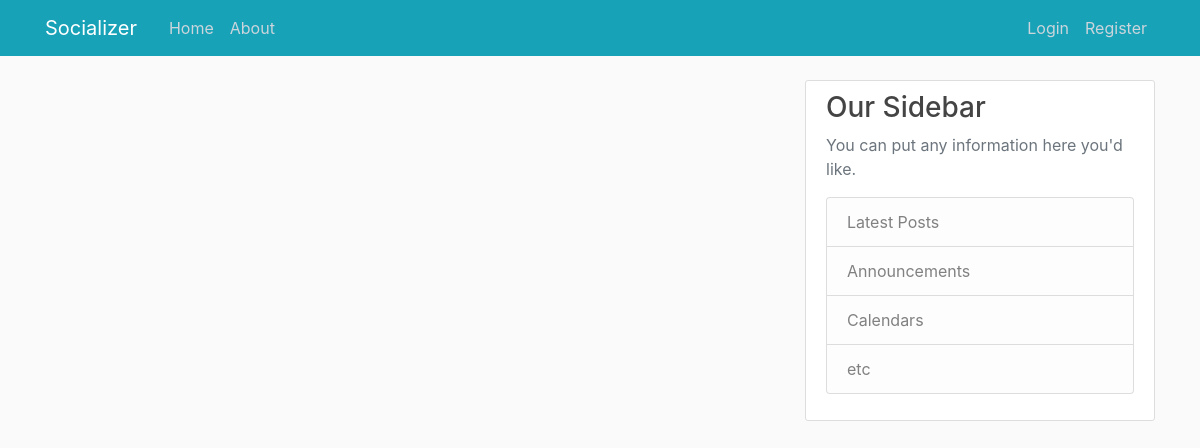
The app's page /, older data.
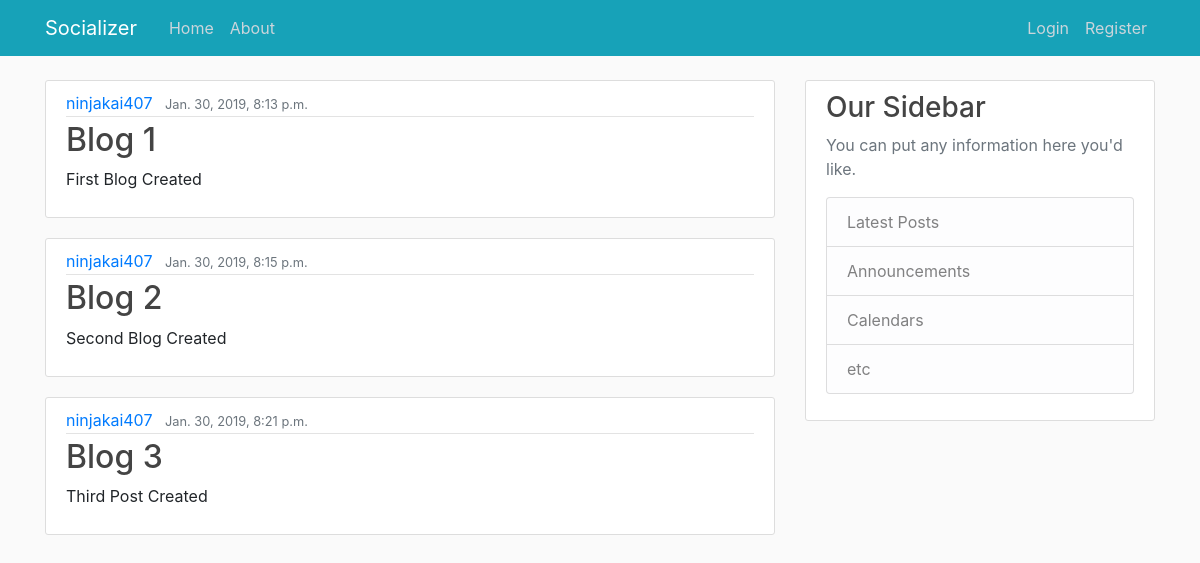
The same page, newer data.
### blog/models.py (models this page shows)
class Post(models.Model):
    title = models.CharField(max_length=100)
    content = models.TextField()
    date_posted = models.DateTimeField(default = timezone.now)
    author = models.ForeignKey(User, on_delete=models.CASCADE)

### blog/views.py (the view)
# urls.py: path('', views.home, name='blog-home'),
def home(request):
    context = {
        'posts': Post.objects.all()
    }
    return render(request, 'blog/home.html',context)

### blog/templates/blog/home.html
{% extends 'blog/base.html' %}
{% block content %}
    {% for post in posts %}
    <article class="media content-section">
      <div class="media-body">
        <div class="article-metadata">
          <a class="mr-2" href="#">{{ post.author }}</a>
          <small class="text-muted">{{ post.date_posted }}</small>
        </div>
        <h2><a class="article-title" href="#">{{ post.title }}</a></h2>
        <p class="article-content">{{ post.content }}</p>
      </div>
    </article>
    {% endfor %}
{%endblock content%}

### blog/templates/blog/base.html (shortened to what this page needs)
{% load static %}
<!DOCTYPE html>
<html lang="en" dir="ltr">
  <head>
        <link rel="stylesheet" href="https://maxcdn.bootstrapcdn.com/bootstrap/4.0.0/css/bootstrap.min.css">
        <link rel="stylesheet" type="text/css" href='{% static 'blog/main.css' %}'>
  </head>
  <body>
<header class="site-header">
  <nav class="navbar navbar-expand-md navbar-dark bg-info fixed-top">
    <div class="container">
      <a class="navbar-brand mr-4" href="{%url 'blog-home'%}">Socializer</a>
      <div class="collapse navbar-collapse" id="navbarToggle">
        <div class="navbar-nav mr-auto">
          <a class="nav-item nav-link" href="{%url 'blog-home' %}">Home</a>
          <a class="nav-item nav-link" href="{%url 'blog-about' %}">About</a>
        </div>
        <div class="navbar-nav">
          {% if user.is_authenticated%}
            <a class="nav-item nav-link" href="{%url 'profile' %}">Profile</a>
            <a class="nav-item nav-link" href="{%url 'logout' %}">Log Out {{user.get_username}}</a>
          {%else%}
            <a class="nav-item nav-link" href="{%url 'login' %}">Login</a>
            <a class="nav-item nav-link" href="{%url 'register' %}">Register</a>
          {%endif%}
        </div>
      </div>
    </div>
  </nav>
</header>
<main role="main" class="container">
  <div class="row">
    <div class="col-md-8">
      {% block content %}{% endblock %}
    </div>
    <div class="col-md-4">
      <div class="content-section">
        <h3>Our Sidebar</h3>
        <p class='text-muted'>You can put any information here you'd like.
          <ul class="list-group">
            <li class="list-group-item list-group-item-light">Latest Posts</li>
            <li class="list-group-item list-group-item-light">Announcements</li>
            <li class="list-group-item list-group-item-light">Calendars</li>
            <li class="list-group-item list-group-item-light">etc</li>
          </ul>
        </p>
      </div>
    </div>
  </div>
</main>
  </body>
</html>

### blog/static/blog/main.css (style rules this page uses)
body { background: #fafafa; color: ; margin-top: 5rem; }
h1, h2, h3, h4, h5, h6 { color: #444444; }
ul { margin: 0; }
.site-header .navbar-nav .nav-link { color: #cbd5db; }
.content-section { background: #ffffff; padding: 10px 20px; border: 1px solid #dddddd; border-radius: 3px; margin-bottom: 20px; }
.article-title { color: #444444; }
.article-content { white-space: pre-line; }
.article-metadata { padding-bottom: 1px; margin-bottom: 4px; border-bottom: 1px solid #e3e3e3 }

Row changes from the older to the newer data that the page shows:
added Post: author "ninjakai407", date_posted "Jan. 30, 2019, 8:13 p.m.", title "Blog 1", content "First Blog Created"
added Post: author "ninjakai407", date_posted "Jan. 30, 2019, 8:15 p.m.", title "Blog 2", content "Second Blog Created"
added Post: author "ninjakai407", date_posted "Jan. 30, 2019, 8:21 p.m.", title "Blog 3", content "Third Post Created"
